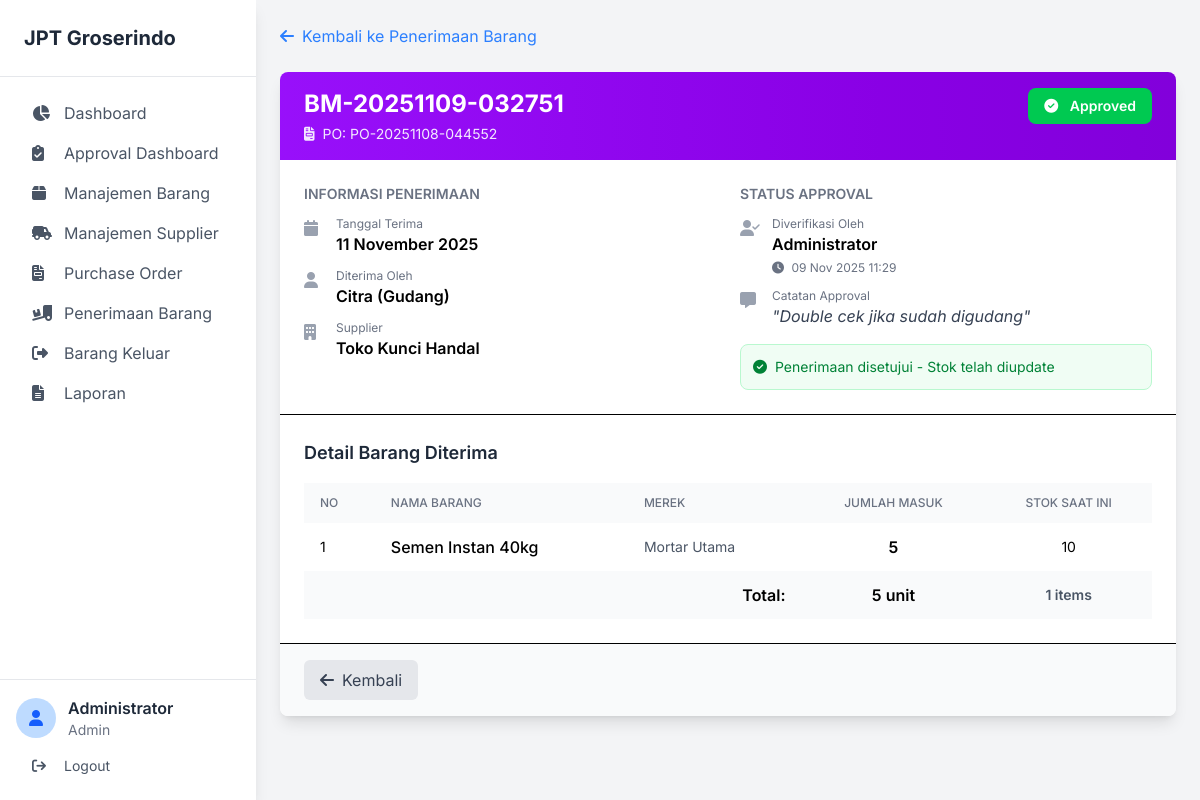
Screenshot of /index.php?page=bm-detail&id=3 (signed in) with the database file from the repository.
### tables this page shows
CREATE TABLE `barang_masuk` (
  `id_bm` int(11) NOT NULL AUTO_INCREMENT,
  `nomor_bm` varchar(50) NOT NULL,
  `id_po` int(11) DEFAULT NULL,
  `tanggal_terima` date NOT NULL,
  `id_supplier` int(11) NOT NULL,
  `id_user` int(11) NOT NULL,
  `catatan` text DEFAULT NULL,
  `status_approval` enum('Pending','Approved','Declined') DEFAULT 'Pending',
  `approved_by` int(11) DEFAULT NULL,
  `approved_at` datetime DEFAULT NULL,
  `approval_notes` text DEFAULT NULL,
  PRIMARY KEY (`id_bm`),
  UNIQUE KEY `nomor_bm` (`nomor_bm`),
  KEY `id_supplier` (`id_supplier`),
  KEY `id_user` (`id_user`),
  KEY `approved_by` (`approved_by`),
  KEY `fk_barang_masuk_po` (`id_po`),
  KEY `idx_status_approval` (`status_approval`),
  KEY `idx_tanggal_terima` (`tanggal_terima`),
  CONSTRAINT `barang_masuk_ibfk_1` FOREIGN KEY (`id_supplier`) REFERENCES `suppliers` (`id_supplier`),
  CONSTRAINT `barang_masuk_ibfk_2` FOREIGN KEY (`id_user`) REFERENCES `users` (`id_user`),
  CONSTRAINT `barang_masuk_ibfk_3` FOREIGN KEY (`approved_by`) REFERENCES `users` (`id_user`),
  CONSTRAINT `fk_barang_masuk_po` FOREIGN KEY (`id_po`) REFERENCES `purchase_orders` (`id_po`) ON DELETE SET NULL ON UPDATE CASCADE
);

CREATE TABLE `purchase_orders` (
  `id_po` int(11) NOT NULL AUTO_INCREMENT,
  `kode_po` varchar(50) NOT NULL,
  `tanggal_po` date NOT NULL,
  `id_supplier` int(11) NOT NULL,
  `id_user` int(11) NOT NULL,
  `status` enum('Menunggu Penerimaan','Selesai Diterima','Dibatalkan') DEFAULT 'Menunggu Penerimaan',
  `status_approval` enum('Pending','Approved','Declined') DEFAULT 'Pending',
  `approved_by` int(11) DEFAULT NULL,
  `approved_at` datetime DEFAULT NULL,
  `approval_notes` text DEFAULT NULL,
  PRIMARY KEY (`id_po`),
  UNIQUE KEY `kode_po` (`kode_po`),
  KEY `id_supplier` (`id_supplier`),
  KEY `id_user` (`id_user`),
  KEY `approved_by` (`approved_by`),
  CONSTRAINT `purchase_orders_ibfk_1` FOREIGN KEY (`id_supplier`) REFERENCES `suppliers` (`id_supplier`),
  CONSTRAINT `purchase_orders_ibfk_2` FOREIGN KEY (`id_user`) REFERENCES `users` (`id_user`),
  CONSTRAINT `purchase_orders_ibfk_3` FOREIGN KEY (`approved_by`) REFERENCES `users` (`id_user`)
);

CREATE TABLE `users` (
  `id_user` int(11) NOT NULL AUTO_INCREMENT,
  `nama_lengkap` varchar(255) NOT NULL,
  `username` varchar(100) NOT NULL,
  `password` varchar(255) NOT NULL,
  `role` enum('Admin','Staf Purchasing','Staf Penerimaan') NOT NULL,
  PRIMARY KEY (`id_user`),
  UNIQUE KEY `username` (`username`)
);

CREATE TABLE `suppliers` (
  `id_supplier` int(11) NOT NULL AUTO_INCREMENT,
  `nama_supplier` varchar(255) NOT NULL,
  `alamat` text DEFAULT NULL,
  `telepon` varchar(20) DEFAULT NULL,
  PRIMARY KEY (`id_supplier`)
);

CREATE TABLE `barang_masuk_detail` (
  `id_bm_detail` int(11) NOT NULL AUTO_INCREMENT,
  `id_bm` int(11) NOT NULL,
  `id_barang` varchar(20) NOT NULL,
  `jumlah_masuk` int(11) NOT NULL,
  PRIMARY KEY (`id_bm_detail`),
  KEY `id_bm` (`id_bm`),
  KEY `id_barang` (`id_barang`),
  CONSTRAINT `barang_masuk_detail_ibfk_1` FOREIGN KEY (`id_bm`) REFERENCES `barang_masuk` (`id_bm`) ON DELETE CASCADE,
  CONSTRAINT `barang_masuk_detail_ibfk_2` FOREIGN KEY (`id_barang`) REFERENCES `barang` (`id_barang`)
);

CREATE TABLE `barang` (
  `id_barang` varchar(20) NOT NULL,
  `nama_barang` varchar(255) NOT NULL,
  `merek` varchar(100) DEFAULT NULL,
  `stok` int(11) NOT NULL DEFAULT 0,
  `lokasi` varchar(100) DEFAULT NULL,
  PRIMARY KEY (`id_barang`)
);

### pages/bm_detail.php (the view, shortened to what this page needs)
<?php
$id_bm = (int)$_GET['id'];
try {
    $stmt_bm = $pdo->prepare("
        SELECT bm.*,
               po.kode_po,
               s.nama_supplier, s.alamat as supplier_alamat, s.telepon as supplier_telepon,
               u.nama_lengkap as penerima_nama,
               approver.nama_lengkap as approved_by_name
        FROM barang_masuk bm
        JOIN purchase_orders po ON bm.id_po = po.id_po
        JOIN suppliers s ON bm.id_supplier = s.id_supplier
        JOIN users u ON bm.id_user = u.id_user
        LEFT JOIN users approver ON bm.approved_by = approver.id_user
        WHERE bm.id_bm = ?
    ");
    $stmt_bm->execute([$id_bm]);
    $bm = $stmt_bm->fetch(PDO::FETCH_ASSOC);
    $stmt_detail = $pdo->prepare("
        SELECT bmd.id_bm_detail, bmd.id_barang, bmd.jumlah_masuk,
               b.nama_barang, b.merek, b.stok as stok_saat_ini
        FROM barang_masuk_detail bmd
        JOIN barang b ON bmd.id_barang = b.id_barang
        WHERE bmd.id_bm = ?
    ");
    $stmt_detail->execute([$id_bm]);
    $details = $stmt_detail->fetchAll(PDO::FETCH_ASSOC);
    $total_items = count($details);
    $total_quantity = array_sum(array_column($details, 'jumlah_masuk'));
} catch (PDOException $e) {
    echo '<div class="bg-red-100 border border-red-400 text-red-700 px-4 py-3 rounded mb-4">
            <strong>Error:</strong> ' . htmlspecialchars($e->getMessage()) . '
            <a href="index.php?page=delivery-order" class="underline ml-2">Kembali</a>
          </div>';
    return;
}
?>
<div class="mb-6">
    <a href="index.php?page=delivery-order" class="text-blue-500 hover:text-blue-700 inline-flex items-center gap-2">
        <i class="fa-solid fa-arrow-left"></i>
        <span>Kembali ke Penerimaan Barang</span>
    </a>
</div>
<div class="bg-white rounded-lg shadow-lg overflow-hidden">
    <div class="bg-gradient-to-r from-purple-600 to-purple-700 px-6 py-4">
        <div class="flex justify-between items-start flex-wrap gap-4">
            <div>
                <h1 class="text-2xl font-bold text-white mb-1"><?php echo htmlspecialchars($bm['nomor_bm']); ?></h1>
                <p class="text-purple-100 text-sm">
                    <i class="fa-solid fa-file-invoice mr-1"></i>
                    PO: <?php echo htmlspecialchars($bm['kode_po']); ?>
                </p>
            </div>
            <div class="text-right">
                <?php
                $status = $bm['status_approval'];
                $badge_class = $status === 'Approved' ? 'bg-green-500 text-white' :
                              ($status === 'Declined' ? 'bg-red-500 text-white' : 'bg-yellow-500 text-white');
                $icon = $status === 'Approved' ? 'fa-check-circle' :
                       ($status === 'Declined' ? 'fa-times-circle' : 'fa-clock');
                ?>
                <span class="inline-block px-4 py-2 rounded-lg font-semibold text-sm <?php echo $badge_class; ?>">
                    <i class="fa-solid <?php echo $icon; ?> mr-2"></i>
                    <?php echo $status; ?>
                </span>
            </div>
        </div>
    </div>
    <div class="grid grid-cols-1 md:grid-cols-2 gap-6 p-6 border-b">
        <div>
            <h3 class="text-sm font-semibold text-gray-500 uppercase mb-3">Informasi Penerimaan</h3>
            <div class="space-y-3">
                <div class="flex items-start">
                    <i class="fa-solid fa-calendar text-gray-400 mt-1 mr-3 w-5"></i>
                    <div>
                        <p class="text-xs text-gray-500">Tanggal Terima</p>
                        <p class="font-semibold"><?php echo date('d F Y', strtotime($bm['tanggal_terima'])); ?></p>
                    </div>
                </div>
                <div class="flex items-start">
                    <i class="fa-solid fa-user text-gray-400 mt-1 mr-3 w-5"></i>
                    <div>
                        <p class="text-xs text-gray-500">Diterima Oleh</p>
                        <p class="font-semibold"><?php echo htmlspecialchars($bm['penerima_nama']); ?></p>
                    </div>
                </div>
                <div class="flex items-start">
                    <i class="fa-solid fa-building text-gray-400 mt-1 mr-3 w-5"></i>
                    <div>
                        <p class="text-xs text-gray-500">Supplier</p>
                        <p class="font-semibold"><?php echo htmlspecialchars($bm['nama_supplier']); ?></p>
                    </div>
                </div>
            </div>
        </div>
        <div>
            <h3 class="text-sm font-semibold text-gray-500 uppercase mb-3">Status Approval</h3>
            <div class="space-y-3">
                <?php if ($bm['approved_by']): ?>
                <div class="flex items-start">
                    <i class="fa-solid fa-user-check text-gray-400 mt-1 mr-3 w-5"></i>
                    <div>
                        <p class="text-xs text-gray-500">
                            <?php echo $status === 'Approved' ? 'Diverifikasi Oleh' : 'Ditolak Oleh'; ?>
                        </p>
                        <p class="font-semibold"><?php echo htmlspecialchars($bm['approved_by_name']); ?></p>
                        <p class="text-xs text-gray-500 mt-1">
                            <i class="fa-solid fa-clock mr-1"></i>
                            <?php echo date('d M Y H:i', strtotime($bm['approved_at'])); ?>
                        </p>
                    </div>
                </div>
                <?php endif; ?>
                <?php if ($bm['approval_notes']): ?>
                <div class="flex items-start">
                    <i class="fa-solid fa-message text-gray-400 mt-1 mr-3 w-5"></i>
                    <div>
                        <p class="text-xs text-gray-500">Catatan Approval</p>
                        <p class="italic text-gray-700">"<?php echo htmlspecialchars($bm['approval_notes']); ?>"</p>
                    </div>
                </div>
                <?php endif; ?>
                <?php if ($status === 'Pending'): ?>
                <div class="mt-4 p-3 bg-yellow-50 border border-yellow-200 rounded-lg">
                    <p class="text-sm text-yellow-700 flex items-center">
                        <i class="fa-solid fa-hourglass-half mr-2"></i>
                        Menunggu verifikasi dari Direktur
                    </p>
                </div>
                <?php else: ?>
                <div class="mt-4 p-3 bg-green-50 border border-green-200 rounded-lg">
                    <p class="text-sm text-green-700 flex items-center">
                        <i class="fa-solid fa-check-circle mr-2"></i>
                        Penerimaan disetujui - Stok telah diupdate
                    </p>
                </div>
                <?php endif; ?>
            </div>
        </div>
    </div>
    <div class="p-6">
        <h3 class="text-lg font-semibold text-gray-800 mb-4">Detail Barang Diterima</h3>
        <div class="overflow-x-auto">
            <table class="w-full table-auto">
                <thead class="bg-gray-50">
                    <tr>
                        <th class="px-4 py-3 text-left text-xs font-medium text-gray-500 uppercase">No</th>
                        <th class="px-4 py-3 text-left text-xs font-medium text-gray-500 uppercase">Nama Barang</th>
                        <th class="px-4 py-3 text-left text-xs font-medium text-gray-500 uppercase">Merek</th>
                        <th class="px-4 py-3 text-center text-xs font-medium text-gray-500 uppercase">Jumlah Masuk</th>
                        <th class="px-4 py-3 text-center text-xs font-medium text-gray-500 uppercase">Stok Saat Ini</th>
                    </tr>
                </thead>
                <tbody class="divide-y divide-gray-200">
                    <?php foreach ($details as $index => $detail): ?>
                    <tr class="hover:bg-gray-50">
                        <td class="px-4 py-3 text-sm"><?php echo $index + 1; ?></td>
                        <td class="px-4 py-3 font-medium"><?php echo htmlspecialchars($detail['nama_barang']); ?></td>
                        <td class="px-4 py-3 text-sm text-gray-600"><?php echo htmlspecialchars($detail['merek'] ?? '-'); ?></td>
                        <td class="px-4 py-3 text-center font-semibold"><?php echo number_format($detail['jumlah_masuk'], 0, ',', '.'); ?></td>
                        <td class="px-4 py-3 text-center text-sm">
                            <?php
                            if ($bm['status_approval'] === 'Approved') {
                                echo htmlspecialchars($detail['stok_saat_ini']);
                            } else {
                                echo '<span class="text-gray-400 italic">Pending Update</span>';
                            }
                            ?>
                        </td>
                    </tr>
                    <?php endforeach; ?>
                </tbody>
                <tfoot class="bg-gray-50 font-semibold">
                    <tr>
                        <td colspan="3" class="px-4 py-3 text-right">Total:</td>
                        <td class="px-4 py-3 text-center"><?php echo number_format($total_quantity, 0, ',', '.'); ?> unit</td>
                        <td class="px-4 py-3 text-center text-sm text-gray-600"><?php echo $total_items; ?> items</td>
                    </tr>
                </tfoot>
            </table>
        </div>
    </div>
    <div class="bg-gray-50 px-6 py-4 border-t">
        <a href="index.php?page=delivery-order"
           class="px-4 py-2 bg-gray-200 text-gray-700 rounded-md hover:bg-gray-300 transition-colors inline-flex items-center">
            <i class="fa-solid fa-arrow-left mr-2"></i>Kembali
        </a>
    </div>
</div>

### includes/header.php (style rules this page uses)
body { font-family: 'Inter', sans-serif; }

### rows the page displays
barang_masuk: nomor_bm "BM-20251109-032751", id_po.kode_po "PO-20251108-044552", status_approval "Approved", tanggal_terima "11 November 2025", id_user.nama_lengkap "Citra (Gudang)", id_supplier.nama_supplier "Toko Kunci Handal", approved_by.nama_lengkap "Administrator", approved_at "09 Nov 2025 11:29", approval_notes "Double cek jika sudah digudang"
barang_masuk_detail: id_barang.nama_barang "Semen Instan 40kg", id_barang.merek "Mortar Utama", jumlah_masuk "5", id_barang.stok "10"

### other values shown
$item['label'] "Dashboard"
$item['label'] "Approval Dashboard"
$item['label'] "Manajemen Barang"
$item['label'] "Manajemen Supplier"
$item['label'] "Purchase Order"
$item['label'] "Penerimaan Barang"
$item['label'] "Barang Keluar"
$item['label'] "Laporan"
$_SESSION['nama_lengkap'] "Administrator"
$_SESSION['role'] "Admin"
$total_quantity "5"
$total_items "1"
